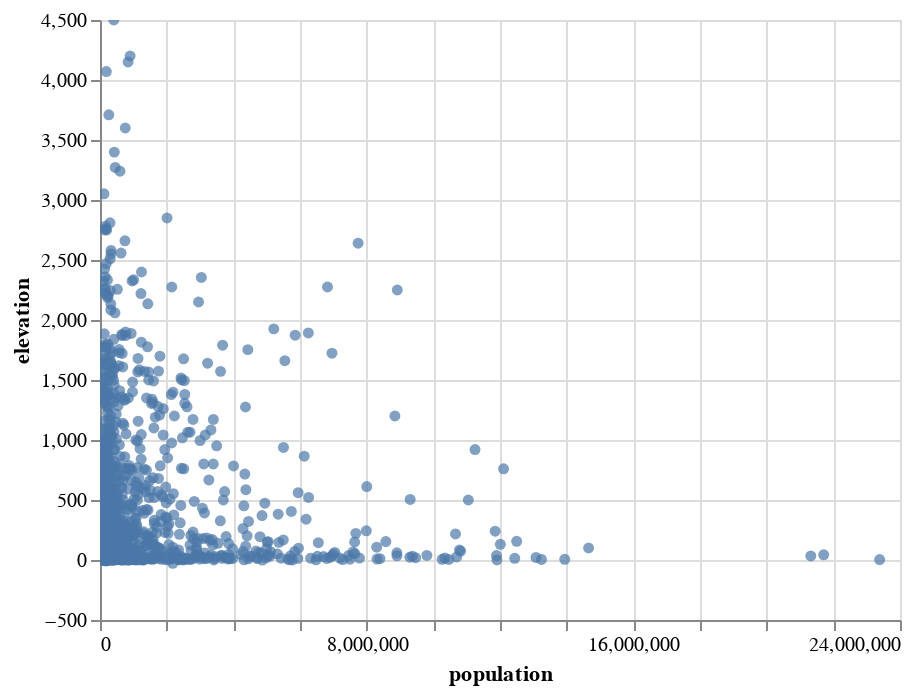

The cell this chart's notebook holds for it:
### Markdown cell above
## Zoom & pan

Visualizations created with Altair can be equipped with a simple zoom function that can be triggered either with the scroll gesture of a trackpad or the scrollwheel of the mouse. Depending on the chart type, this gives the viewer the option to gradually adjust which section of each axis is visible.

In the following scatterplot of large cities, their populations and elevations are mapped to x and y. By adding the `.interactive()` method the axes of the chart become dynamic. Try zooming into the scatterplot and notice how the labels on the axes move and adjust. You can also drag the visualization to change the current viewport. Double clicking anywhere resets the axes of the chart.

### Code cell
# create a simple scatterplot with two dimensions for x and y
alt.Chart(cities).mark_circle().encode(
    # position based on population and elevation:
    x='population',
    y='elevation',
).interactive() # this makes the axes interactive: now you can zoom & pan

### Figure 1 — Vega-Lite specification as saved in the notebook (floating-point values rounded to 4 significant figures; data arrays with more than 128 entries replaced by an {"elided": "..."} marker saying what was removed)
{"config": {"view": {"continuousWidth": 400, "continuousHeight": 300}}, "data": {"name": "data-1ec273cb64836579c32d2ad18c5cc809"}, "mark": "circle", "encoding": {"x": {"type": "quantitative", "field": "population"}, "y": {"type": "quantitative", "field": "elevation"}}, "selection": {"selector001": {"type": "interval", "bind": "scales", "encodings": ["x", "y"]}}, "$schema": "https://vega.github.io/schema/vega-lite/v4.8.1.json", "datasets": {"data-1ec273cb64836579c32d2ad18c5cc809": {"elided": "1848 records"}}}
